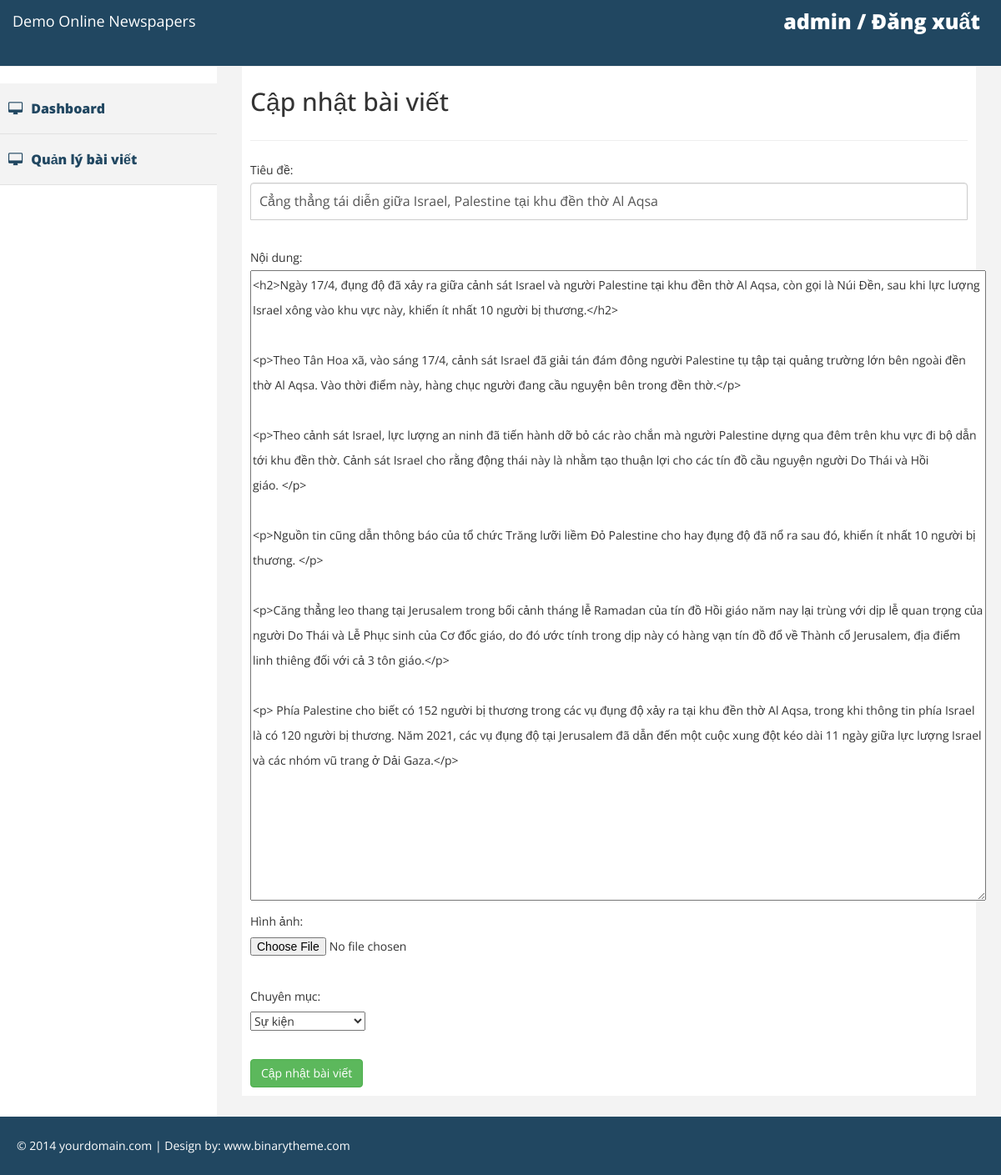
/admin/post_update.php?id=12 (signed in), run on the app's committed database.
### tables this page shows
CREATE TABLE `posts` (
  `post_id` int(11) NOT NULL,
  `category_id` int(11) NOT NULL,
  `title` varchar(255) NOT NULL,
  `content` text NOT NULL,
  `image` text NOT NULL,
  `createdate` datetime NOT NULL,
  `del_flag` tinyint(4) NOT NULL
);

### incs/class_db.php (called while the page is built, shortened)
<?php
class dblib
{
    private $__conn;
    function connect()
    {
        $servername = "localhost";
        $username = "root";
        $password = "";
        $dbname = "webtintuc";
        if (!$this->__conn) {
            try {
                $this->__conn = new PDO("mysql:host=$servername;dbname=$dbname", $username, $password);
                $this->__conn->setAttribute(PDO::ATTR_ERRMODE, PDO::ERRMODE_EXCEPTION);
            } catch (PDOException $e) {
                echo "Error: " . $e->getMessage();
                die();
            }
        }
    }
    function get_list($sql)
	{
		$stmt = $this->__conn->prepare($sql);
		$stmt->execute();
		$stmt->setFetchMode(PDO::FETCH_ASSOC);
		return $stmt->fetchALL();
	}
    function get_row($sql)
    {
        $stmt = $this->__conn->prepare($sql);
        $stmt->execute();
        $stmt->setFetchMode(PDO::FETCH_ASSOC);
        return $stmt->fetch();
    }
}

### incs/class_admin.php (the view, shortened to what this page needs)
<?php
class adminlib extends dblib
{
	function get_dropdown_category($list, $value)
	{
		$info = '<option value="0">Chọn chuyên mục</option>';
		for ($i = 0; $i < count($list); $i++) {
			$selected = $list[$i]["category_id"] == $value ? 'selected' : '';
			$info .= '<option value="' . $list[$i]["category_id"] . '" ' . $selected . ' >' . $list[$i]["name"] . '</option>';
		}
		return $info;
	}
}

### admin/post_update.php (shortened to what this page needs)
<?php
function inc()
{
	include "../incs/class_db.php";
	include "../incs/class_admin.php";
}
$adminlib = new adminlib();
$post_id = intval($_GET["id"]);
$sql = "SELECT title, content, category_id FROM posts WHERE post_id = $post_id";
$data = $adminlib->get_row($sql);
$sql = "SELECT * FROM category";
$list_category = $adminlib->get_list($sql);
?>
<?php include 'header.php'; ?>
<?php include 'sidebar.php'; ?>
<div id="page-wrapper">
	<div id="page-inner">
		<div class="row">
			<div class="col-md-12">
				<h2>Cập nhật bài viết</h2>
			</div>
		</div>
		<hr />
		<form action="post_update.php?id=<?php echo $post_id ?>" method="post" enctype="multipart/form-data">
			Tiêu đề:<?php echo isset($error['title']) ? $error['title'] : ''; ?><br>
			<input type="text" name="title" value="<?php echo isset($data['title']) ? $data['title'] : ''; ?>" class="form-control"><br>
			Nội dung:<?php echo isset($error['content']) ? $error['content'] : ''; ?><br>
			<textarea name="content" id="content" rows="25" cols="120"><?php echo isset($data['content']) ? $data['content'] : ''; ?></textarea>
			<br>
			Hình ảnh:<?php echo isset($error['image']) ? $error['image'] : ''; ?><br>
			<input name="fileToUpload" type="file"><br>
			Chuyên mục:<?php echo isset($error['category_id']) ? $error['category_id'] : ''; ?><br>
			<select name="category_id">
				<?php echo $adminlib->get_dropdown_category($list_category, $data["category_id"]); ?>
			</select><br><br>
			<input type="submit" name="update_action" value="Cập nhật bài viết" class="btn btn-success">
		</form>
	</div>
</div>
</div>
<?php include 'footer.php'; ?>

### admin/assets/css/custom.css (style rules this page uses)
body { font-family: 'Open Sans', sans-serif; line-height:30px; }
#page-wrapper { padding: 15px 15px; min-height: 600px; background:#F3F3F3; }
#page-inner { width:100%; margin:10px 20px 10px 0px; background-color:#fff!important; padding:10px; min-height:1050px; }
@media (min-width:768px) { #page-wrapper { margin: 0 0 0 260px; padding: 15px 30px; min-height: 1050px; } }
.form-control { position: relative; font-size: 16px; height: auto; padding: 10px; }
input[type="text"] { margin-bottom: 0px; border-bottom-left-radius: 0; border-bottom-right-radius: 0; }

### data on the page
posts: title "Cẳng thẳng tái diễn giữa Israel, Palestine tại khu đền thờ Al Aqsa", content "<h2>Ngày 17/4, đụng độ đã xảy ra giữa cảnh sát Israel và người Palestine tại khu đền thờ Al Aqsa, còn gọi là Núi Đền, sau khi lực lượng Israel xông vào khu vực này, khiến ít nhất 10 người bị thương.</h2> <p>Theo Tân Hoa xã, vào sáng 17/4, cảnh sát Israel đã giải tán đám đông người Palestine tụ tập tại quảng trường lớn bên ngoài đền thờ Al Aqsa. Vào thời điểm này, hàng chục người đang cầu nguyện bên trong đền thờ.</p> <p>Theo cảnh sát Israel, lực lượng an ninh đã tiến hành dỡ bỏ các rào chắn mà người Palestine dựng qua đêm trên khu vực đi bộ dẫn tới khu đền thờ. Cảnh sát Israel cho rằng động thái này là nhằm tạo thuận lợi cho các tín đồ cầu nguyện người Do Thái và Hồi giáo. </p> <p>Nguồn tin…"

### other printed values
$_COOKIE["admin"] "admin"
form field category_id "Sự kiện"
